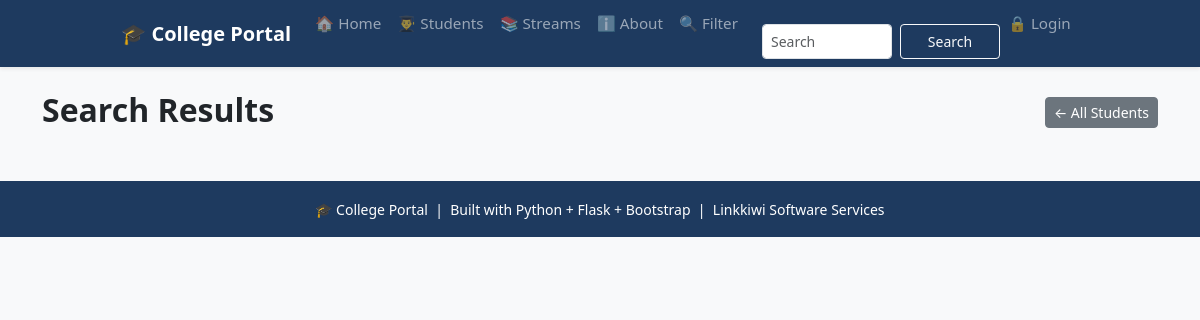
Before: /search with the older database file.
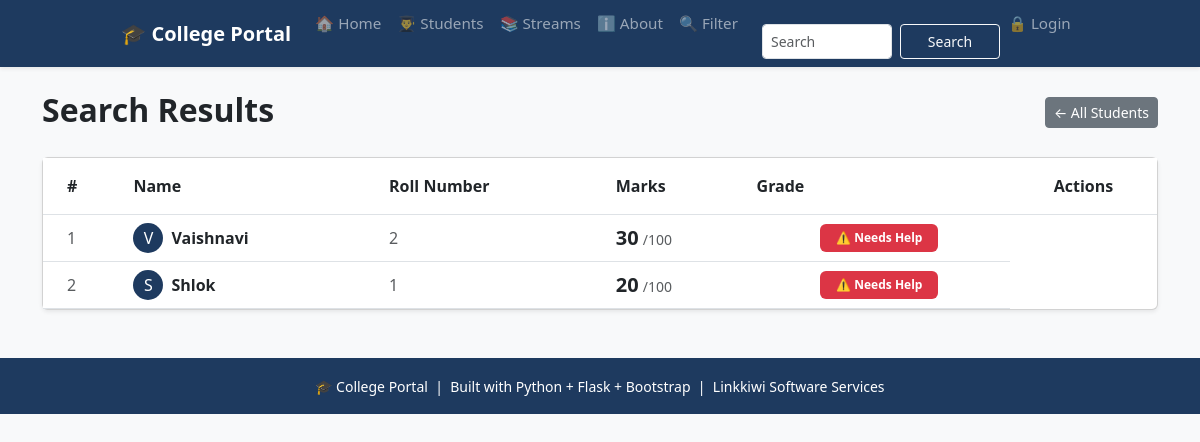
After: the same page with the newer database file.
### tables this page shows
CREATE TABLE students (
                    id INTEGER PRIMARY KEY AUTOINCREMENT,
                    name TEXT NOT NULL,
                    roll INTEGER NOT NULL,
                    marks INTEGER NOT NULL,
                    subject TEXT NOT NULL,
                    attendance INTEGER DEFAULT 0
                 );

### app.py (the view)
@app.route("/search")
def search():
    q = request.args.get('q','')
    conn = get_db()
    if q:
        students = conn.execute('''SELECT * FROM students
                                WHERE name LIKE ?
                                OR SUBJECT LIKE ?
                                OR roll LIKE ?''',
                                (f'%{q}%', f'%{q}%', f'%{q}%')).fetchall()
    else:
        students = conn.execute('SELECT * FROM students ORDER BY id DESC').fetchall()
    conn.close()
    return render_template("search.html", students=students, query=q)

### database.py (called while the page is built)
def get_db():
   conn = sqlite3.connect(DB_PATH)
   conn.row_factory = sqlite3.Row  # To access columns by name
   return conn

### templates/search.html (shortened to what this page needs)
{% extends "base.html" %}
{% block content %}
<div class="d-flex justify-content-between align-items-center mb-4">
    <h2 class = "fw-bold mb-1">Search Results</h2>
    <a href = "{{url_for('students_page')}}" class = "btn btn-secondary btn-sm">
        ← All Students
        </a>
</div>
{% if students %}
<div class="card shadow-sm">
    <div class="card-body p-0">
        <div class="table-responsive">
            <table class="table table-hover mb-0">
                <thead style="background-color: #1e3a5f; color:white;">
                    <tr>
                        <th class="py-3 ps-4">#</th>
                        <th class="py-3">Name</th>
                        <th class="py-3">Roll Number</th>
                        <th class="py-3">Marks</th>
                        <th class="py-3">Grade</th>
                        <th class="py-3 text-center">Actions</th>
                    </tr>
                </thead>
                <tbody>
                    {% for student in students %}
                    <tr class="align-middle">
                        <td class="ps-4 text-muted">
                            {{ loop.index }}
                        </td>
                        <td>
                            <div class="d-flex align-items-center">
                                <div class="rounded-circle d-flex justify-content-center align-items-center me-2"
                                     style="width:30px; height:30px; background-color:#1e3a5f; color:white;">
                                    {{ student['name'][0] }}
                                </div>
                                <span class="fw-bold">{{ student['name'] }}</span>
                            </div>
                        </td>
                        <td class="text-muted">{{ student['roll'] }}</td>
                            <td>
                                <span class="fw-bold fs-5">{{ student['marks'] }}</span>
                                <span class="text-muted small">/100</span>
                            </td>
                            <td class="text-center">
                                {% if student['marks'] >= 90 %}
                                    <span class="badge bg-success px-3 py-2">
                                        🏆 Excellent
                                    </span>
                                {% elif student['marks'] >= 75 %}
                                    <span class="badge bg-primary px-3 py-2">
                                        👍 Good
                                    </span>
                                {% elif student['marks'] >= 60 %}
                                    <span class="badge bg-warning text-dark px-3 py-2">
                                        📈 Average
                                    </span>
                                {% else %}
                                    <span class="badge bg-danger px-3 py-2">
                                        ⚠️ Needs Help
                                    </span>
                                {% endif %}
                            </td>
                        </tr>
                        {% endfor %}
                </tbody>
            </table>
        </div>
    </div>
</div>
{% endif %}
{% endblock %}

Changed rows visible on the page:
added students: name "V", name "Vaishnavi", roll "2", marks "30", shows "⚠️ Needs Help"
added students: name "S", name "Shlok", roll "1", marks "20", shows "⚠️ Needs Help"
Other visible differences:
text now shown: "# Name Roll Number Marks Grade Actions"
